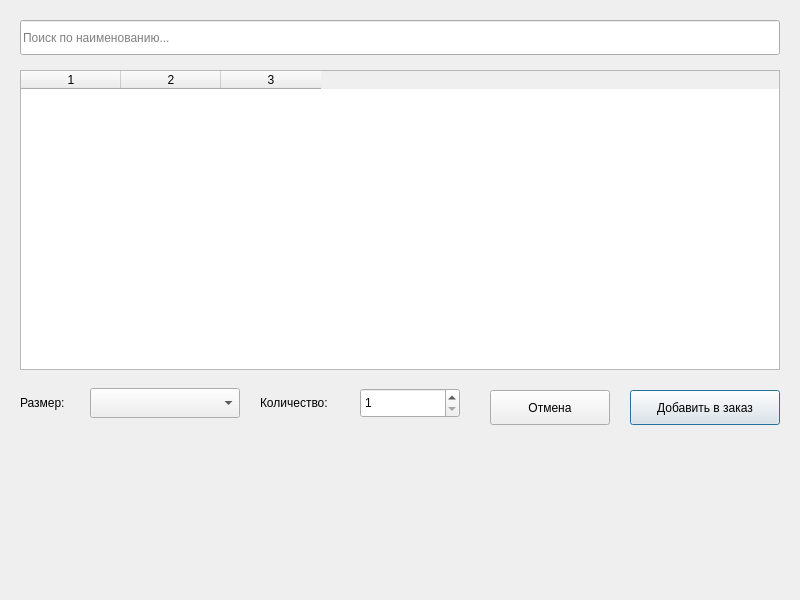
<?xml version="1.0" encoding="UTF-8"?>
<ui version="4.0">
 <class>Dialog</class>
 <widget class="QDialog" name="Dialog">
  <property name="geometry">
   <rect>
    <x>0</x>
    <y>0</y>
    <width>800</width>
    <height>600</height>
   </rect>
  </property>
  <property name="minimumSize">
   <size>
    <width>800</width>
    <height>600</height>
   </size>
  </property>
  <property name="windowTitle">
   <string>Dialog</string>
  </property>
  <widget class="QLineEdit" name="searchLineEdit">
   <property name="geometry">
    <rect>
     <x>20</x>
     <y>20</y>
     <width>760</width>
     <height>35</height>
    </rect>
   </property>
   <property name="minimumSize">
    <size>
     <width>0</width>
     <height>4</height>
    </size>
   </property>
   <property name="placeholderText">
    <string>Поиск по наименованию...</string>
   </property>
  </widget>
  <widget class="QTableWidget" name="productsTable">
   <property name="geometry">
    <rect>
     <x>20</x>
     <y>70</y>
     <width>760</width>
     <height>300</height>
    </rect>
   </property>
   <property name="editTriggers">
    <set>QAbstractItemView::NoEditTriggers</set>
   </property>
   <property name="alternatingRowColors">
    <bool>true</bool>
   </property>
   <property name="selectionMode">
    <enum>QAbstractItemView::SingleSelection</enum>
   </property>
   <property name="selectionBehavior">
    <enum>QAbstractItemView::SelectRows</enum>
   </property>
   <property name="rowCount">
    <number>0</number>
   </property>
   <property name="columnCount">
    <number>3</number>
   </property>
   <column/>
   <column/>
   <column/>
  </widget>
  <widget class="QLabel" name="sizeLabel">
   <property name="geometry">
    <rect>
     <x>20</x>
     <y>390</y>
     <width>60</width>
     <height>25</height>
    </rect>
   </property>
   <property name="text">
    <string>Размер:</string>
   </property>
  </widget>
  <widget class="QComboBox" name="sizeComboBox">
   <property name="geometry">
    <rect>
     <x>90</x>
     <y>388</y>
     <width>150</width>
     <height>30</height>
    </rect>
   </property>
  </widget>
  <widget class="QLabel" name="quantityLabel">
   <property name="geometry">
    <rect>
     <x>260</x>
     <y>390</y>
     <width>90</width>
     <height>25</height>
    </rect>
   </property>
   <property name="text">
    <string>Количество:</string>
   </property>
  </widget>
  <widget class="QSpinBox" name="quantitySpinBox">
   <property name="geometry">
    <rect>
     <x>360</x>
     <y>388</y>
     <width>100</width>
     <height>30</height>
    </rect>
   </property>
   <property name="minimum">
    <number>1</number>
   </property>
   <property name="maximum">
    <number>999</number>
   </property>
  </widget>
  <widget class="QPushButton" name="addButton">
   <property name="geometry">
    <rect>
     <x>630</x>
     <y>390</y>
     <width>150</width>
     <height>35</height>
    </rect>
   </property>
   <property name="text">
    <string>Добавить в заказ</string>
   </property>
  </widget>
  <widget class="QPushButton" name="cancelButton">
   <property name="geometry">
    <rect>
     <x>490</x>
     <y>390</y>
     <width>120</width>
     <height>35</height>
    </rect>
   </property>
   <property name="text">
    <string>Отмена</string>
   </property>
  </widget>
 </widget>
 <resources/>
 <connections/>
</ui>
